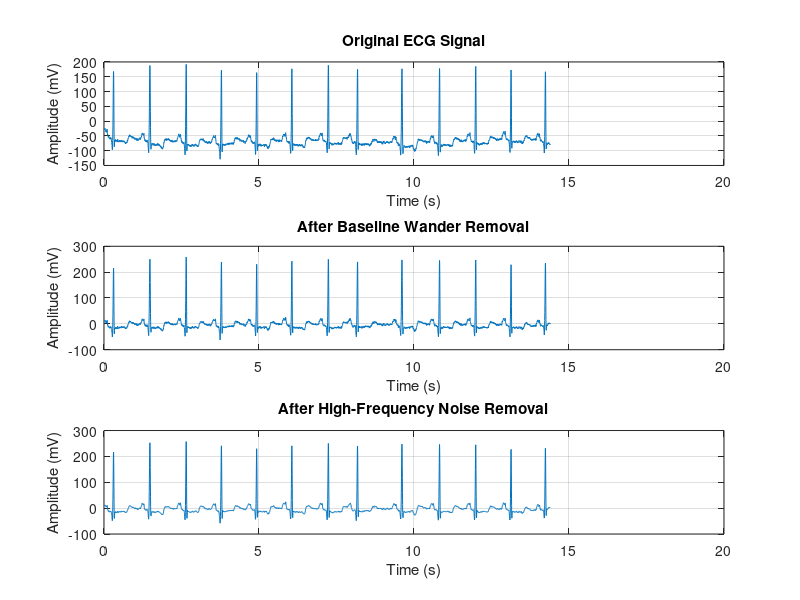

The MATLAB script that drew this image:
ecg_data = load('100m.mat'); % Load ECG data
ecg_signal = ecg_data.val(1, :); % Use the first channel of the loaded ECG signal

fs = 250; 


t = (0:length(ecg_signal)-1) / fs; % Time vector in seconds

% Plot the original ECG signal
figure;
subplot(3,1,1);
plot(t, ecg_signal);
title('Original ECG Signal');
xlabel('Time (s)');
ylabel('Amplitude (mV)');
grid on;


fc_baseline = 0.5; % Cutoff frequency for baseline wander in Hz
[b_high, a_high] = butter(2, fc_baseline / (fs / 2), 'high');
ecg_no_baseline = filtfilt(b_high, a_high, ecg_signal);


fc_noise = 40; % Cutoff frequency for high-frequency noise in Hz
[b_low, a_low] = butter(4, fc_noise / (fs / 2), 'low');
ecg_filtered = filtfilt(b_low, a_low, ecg_no_baseline);

% Plot the results
subplot(3,1,2);
plot(t, ecg_no_baseline);
title('After Baseline Wander Removal');
xlabel('Time (s)');
ylabel('Amplitude (mV)');
grid on;

subplot(3,1,3);
plot(t, ecg_filtered);
title('After High-Frequency Noise Removal');
xlabel('Time (s)');
ylabel('Amplitude (mV)');
grid on;